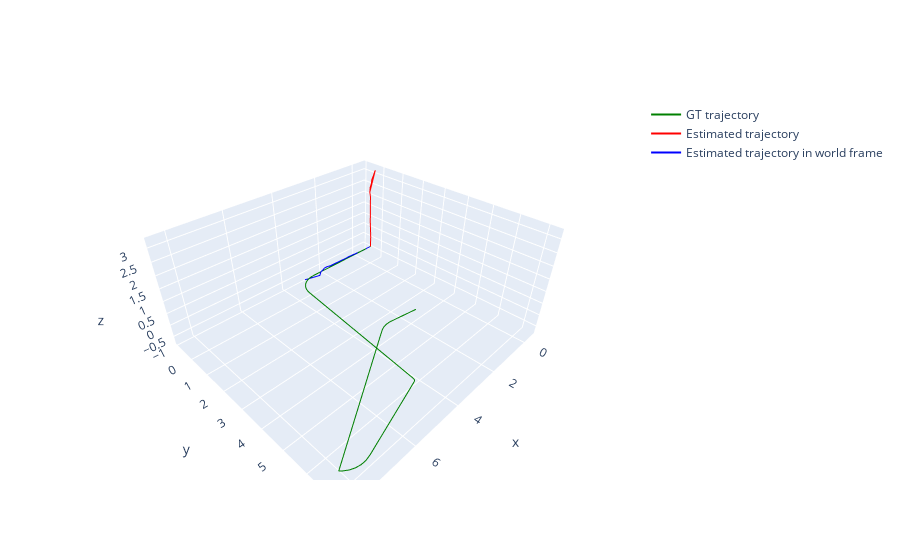

Here is the notebook cell this chart was saved with:
### Code cell
estimated_trajectory = vo.get_trajectory()
gt_trajectory = data.get_trajectory()

C = camera.get_camera_transform()
 
estimated_poses = estimated_trajectory['poses']
estimated_poses_in_world = [] 

MAX_FRAMES = 121
for i in range(len(estimated_poses)):
    if i == MAX_FRAMES: break
    pose = estimated_poses[i]
    pose_in_world = C @ pose
    estimated_poses_in_world.append(pose_in_world)
    

estimated_positions = []
estimated_positions_in_world = [] 
for i in range(len(estimated_poses_in_world)):
    estimated_positions.append(estimated_poses[i][:3, 3]*0.208)
    estimated_positions_in_world.append(estimated_poses_in_world[i][:3, 3]*0.208)

gt_poses = []
gt_positions = []
for i in range(121):
    if i == MAX_FRAMES: break
    x_gt, y_gt, theta_gt = gt_trajectory[i]['ground_truth_pose']
    gt_poses.append(np.array([x_gt, y_gt, 0, 0, 0, theta_gt]))
    gt_positions.append(np.array([x_gt, y_gt, 0]))
    
fig = go.Figure()
gt_x_coords = [position[0] for position in gt_positions]
gt_y_coords = [position[1] for position in gt_positions]
gt_z_coords = [position[2] for position in gt_positions]
fig.add_trace(go.Scatter3d(x=gt_x_coords, y=gt_y_coords, z=gt_z_coords, mode='lines', name='GT trajectory', line=dict(color='green')))

estimated_x_coords = [position[0] for position in estimated_positions]
estimated_y_coords = [position[1] for position in estimated_positions]
estimated_z_coords = [position[2] for position in estimated_positions]
fig.add_trace(go.Scatter3d(x=estimated_x_coords, y=estimated_y_coords, z=estimated_z_coords, mode='lines', name='Estimated trajectory', line=dict(color='red')))

estimated_x_coords_in_world = [position[0] for position in estimated_positions_in_world]
estimated_y_coords_in_world = [position[1] for position in estimated_positions_in_world]
estimated_z_coords_in_world = [position[2] for position in estimated_positions_in_world]
fig.add_trace(go.Scatter3d(x=estimated_x_coords_in_world, y=estimated_y_coords_in_world, z=estimated_z_coords_in_world, mode='lines', name='Estimated trajectory in world frame', line=dict(color='blue')))

fig.show()

### Figure 1 — Plotly figure (JSON) as saved in the notebook; plotly's stock layout.template omitted (floating-point values rounded to 4 significant figures)
{"data": [{"line": {"color": "green"}, "mode": "lines", "name": "GT trajectory", "type": "scatter3d", "x": [0, 0.2004, 0.4008, 0.6013, 0.8017, 1.002, 1.203, 1.403, 1.603, 1.803, 2.003, 2.204, 2.404, 2.604, 2.804, 3.004, 3.204, 3.403, 3.568, 3.719, 3.852, 3.96, 4.04, 4.088, 4.113, 4.136, 4.16, 4.183, 4.206, 4.229, 4.252, 4.276, 4.299, 4.322, 4.346, 4.369, 4.392, 4.415, 4.439, 4.462, 4.485, 4.509, 4.532, 4.555, 4.578, 4.602, 4.625, 4.648, 4.671, 4.695, 4.718, 4.742, 4.749, 4.76, 4.776, 4.795, 4.816, 5.009, 5.201, 5.393, 5.586, 5.778, 5.97, 6.162, 6.354, 6.546, 6.738, 6.931, 7.123, 7.315, 7.507, 7.702, 7.864, 8.021, 8.169, 8.301, 8.37, 8.37, 8.37, 8.37, 8.37, 8.37, 8.37, 8.37, 8.37, 8.199, 8.028, 7.856, 7.685, 7.514, 7.343, 7.172, 7.001, 6.83, 6.659, 6.488, 6.316, 6.145, 5.974, 5.802, 5.631, 5.459, 5.288, 5.117, 4.945, 4.774, 4.603, 4.431, 4.26, 4.089, 3.917, 3.745, 3.596, 3.439, 3.277, 3.079, 2.882, 2.684, 2.486, 2.288, 2.09], "y": [0, 0, 0, 0, 0, 0, 0, 0, 0, 0, 0, 0, 0, 0, 0, 0, 0, 0.01513, 0.06389, 0.1444, 0.2534, 0.3867, 0.5388, 0.7037, 0.9025, 1.101, 1.3, 1.499, 1.698, 1.897, 2.096, 2.295, 2.494, 2.694, 2.893, 3.092, 3.292, 3.491, 3.69, 3.89, 4.089, 4.288, 4.487, 4.686, 4.886, 5.086, 5.285, 5.485, 5.685, 5.884, 6.084, 6.282, 6.306, 6.328, 6.347, 6.362, 6.373, 6.43, 6.487, 6.543, 6.599, 6.655, 6.712, 6.768, 6.824, 6.88, 6.936, 6.992, 7.048, 7.104, 7.16, 7.2, 7.198, 7.163, 7.098, 7.005, 6.937, 6.937, 6.937, 6.937, 6.937, 6.937, 6.937, 6.937, 6.937, 6.833, 6.729, 6.624, 6.52, 6.416, 6.312, 6.208, 6.104, 6.0, 5.896, 5.792, 5.688, 5.583, 5.479, 5.375, 5.27, 5.166, 5.062, 4.958, 4.853, 4.749, 4.645, 4.541, 4.436, 4.332, 4.229, 4.127, 4.064, 4.032, 4.032, 4.062, 4.093, 4.124, 4.155, 4.186, 4.217], "z": [0, 0, 0, 0, 0, 0, 0, 0, 0, 0, 0, 0, 0, 0, 0, 0, 0, 0, 0, 0, 0, 0, 0, 0, 0, 0, 0, 0, 0, 0, 0, 0, 0, 0, 0, 0, 0, 0, 0, 0, 0, 0, 0, 0, 0, 0, 0, 0, 0, 0, 0, 0, 0, 0, 0, 0, 0, 0, 0, 0, 0, 0, 0, 0, 0, 0, 0, 0, 0, 0, 0, 0, 0, 0, 0, 0, 0, 0, 0, 0, 0, 0, 0, 0, 0, 0, 0, 0, 0, 0, 0, 0, 0, 0, 0, 0, 0, 0, 0, 0, 0, 0, 0, 0, 0, 0, 0, 0, 0, 0, 0, 0, 0, 0, 0, 0, 0, 0, 0, 0, 0]}, {"line": {"color": "red"}, "mode": "lines", "name": "Estimated trajectory", "type": "scatter3d", "x": [0, 3.227e-05, -4.38e-05, 0.004267, 0.006656, 0.004607, 0.003812, 0.0001761, 0.005875, 0.007378, 0.0009635, -0.002754, 0.005562, -0.0307, -0.0962, -0.2021, -0.2302, -0.4308, -0.43, -0.4313, -0.4318, -0.432, 0.8509, 0.8502, 0.8502, 0.8499, 0.8499, 0.8499, 0.85, 0.85, 0.8501, 0.8506, 0.8506], "y": [0, 3.32e-05, 0.005161, -0.002331, -0.009524, -0.02674, -0.03705, -0.03548, -0.03542, -0.03697, -0.04954, -0.05044, -0.08354, -0.1082, -0.105, -0.1785, -0.1586, -0.2218, -0.2204, -0.2205, -0.221, -0.221, 0.7109, 0.7113, 0.7118, 0.7119, 0.712, 0.7122, 0.7125, 0.7128, 0.7133, 0.713, 0.7135], "z": [0, 0.208, 0.4316, 0.643, 0.8492, 1.053, 1.263, 1.466, 1.674, 1.874, 2.068, 2.278, 2.471, 2.655, 2.794, 2.943, 3.018, 3.225, 3.225, 3.225, 3.225, 3.225, 2.97, 2.969, 2.969, 2.969, 2.969, 2.969, 2.969, 2.969, 2.969, 2.97, 2.97]}, {"line": {"color": "blue"}, "mode": "lines", "name": "Estimated trajectory in world frame", "type": "scatter3d", "x": [0.0416, 0.2496, 0.4732, 0.6846, 0.8908, 1.094, 1.305, 1.507, 1.715, 1.916, 2.11, 2.319, 2.512, 2.696, 2.836, 2.985, 3.059, 3.267, 3.267, 3.267, 3.267, 3.267, 3.012, 3.011, 3.011, 3.01, 3.011, 3.011, 3.011, 3.011, 3.011, 3.011, 3.011], "y": [0, -3.227e-05, 4.38e-05, -0.004267, -0.006656, -0.004607, -0.003812, -0.0001761, -0.005875, -0.007378, -0.0009635, 0.002754, -0.005562, 0.0307, 0.0962, 0.2021, 0.2302, 0.4308, 0.43, 0.4313, 0.4318, 0.432, -0.8509, -0.8502, -0.8502, -0.8499, -0.8499, -0.8499, -0.85, -0.85, -0.8501, -0.8506, -0.8506], "z": [0, -3.32e-05, -0.005161, 0.002331, 0.009524, 0.02674, 0.03705, 0.03548, 0.03542, 0.03697, 0.04954, 0.05044, 0.08354, 0.1082, 0.105, 0.1785, 0.1586, 0.2218, 0.2204, 0.2205, 0.221, 0.221, -0.7109, -0.7113, -0.7118, -0.7119, -0.712, -0.7122, -0.7125, -0.7128, -0.7133, -0.713, -0.7135]}], "layout": {}}
